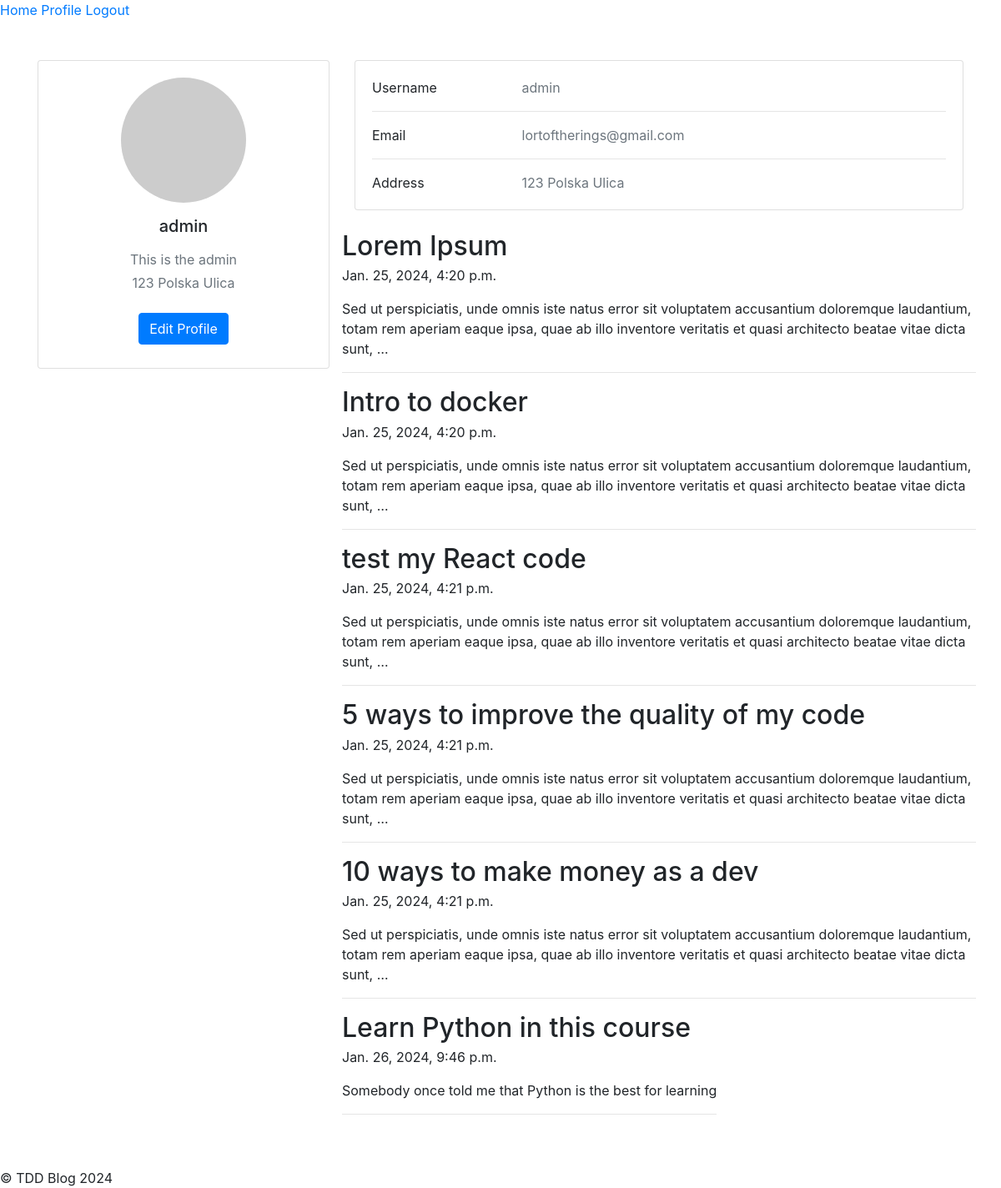
/accounts/current_user_profile/ (signed in), run on the app's committed database.
### accounts/models.py (models this page shows, shortened)
class Profile(models.Model):
    bio = models.TextField()
    profile_image = models.URLField(max_length=500)
    address = models.CharField(max_length=50)
    user = models.OneToOneField(User, on_delete=models.CASCADE, related_name='profile')

### posts/models.py (models this page shows, shortened)
class Post(models.Model):
    title = models.CharField(max_length=50)
    body = models.TextField()
    created_at = models.DateTimeField(auto_now_add=True)
    modified_at = models.DateTimeField(auto_now=True)
    author = models.ForeignKey(User, on_delete=models.CASCADE)

### accounts/views.py (the view)
# urls.py: path('current_user_profile/', views.current_user_profile, name = 'current_user_profile'),
@login_required
def current_user_profile(request):
    user = request.user
    posts = Post.objects.filter(author=user).all()
    context = {
        'user':user,
        'posts':posts,
    }
    return render(request, 'accounts/current_user_profile.html', context)

### templates/accounts/current_user_profile.html
{% extends 'base.html' %}
{% block content %}
<section style="background-color: #fff">
    <div class="container py-5">
      <div class="row">
        <div class="col-lg-4">
          <div class="card mb-4">
            <div class="card-body text-center">
              <img
                src="{{user.profile.profile_image}}"
                alt="avatar"
                class="rounded-circle img-fluid"
                style="width: 150px"
              />
              <h5 class="my-3">{{user.username}}</h5>
              <p class="text-muted mb-1">{{user.profile.bio}}</p>
              <p class="text-muted mb-4">{{user.profile.address}}</p>
              <div class="d-flex justify-content-center mb-2">
                <a href="" class="btn btn-primary">Edit Profile</a>
              </div>
            </div>
          </div>
        </div>
        <div class="col-lg-8">
          <div class="card mb-4">
            <div class="card-body">
              <div class="row">
                <div class="col-sm-3">
                  <p class="mb-0">Username</p>
                </div>
                <div class="col-sm-9">
                  <p class="text-muted mb-0">{{user.username}}</p>
                </div>
              </div>
              <hr />
              <div class="row">
                <div class="col-sm-3">
                  <p class="mb-0">Email</p>
                </div>
                <div class="col-sm-9">
                  <p class="text-muted mb-0">{{user.email}}</p>
                </div>
              </div>
              <hr />
              <div class="row">
                <div class="col-sm-3">
                  <p class="mb-0">Address</p>
                </div>
                <div class="col-sm-9">
                  <p class="text-muted mb-0">{{user.profile.address}}</p>
                </div>
              </div>
            </div>
          </div>
          <div class="row">
              {% if posts %}
              {% for post in posts %}
              <article class="blog-post">
                  <h2 class="blog-post-title mb-1">{{post.title}}</h2>
                  <p class="blog-post-meta">{{post.created_at}}</p>
                  <p>
                      {{post.body|truncatewords:30}}
                  </p>
                  <hr />
                </article>
              {% endfor %}
              {% else %}
                <h1>No posts here yet</h1>
                <div style="clear: both;">
                  <a href="{% url 'create_post' %}">Create Post</a>
                </div>
              {% endif %}
          </div>
        </div>
      </div>
    </div>
  </section>
{% endblock content %}

### templates/base.html (shortened to what this page needs)
<!DOCTYPE html>
<html lang="en">
<head>
    <link rel="stylesheet" href="https://stackpath.bootstrapcdn.com/bootstrap/4.5.2/css/bootstrap.min.css">
</head>
<body>
    <header>
        {% if user.is_authenticated  %}
            <a href="{% url 'homepage' %}">Home</a>
            <a href="{% url 'current_user_profile' %}">Profile</a>
            <a href="{% url 'logout' %}">Logout</a>
        {% else %}
            <a href="{% url 'homepage' %}">Home</a>
            <a href="{% url 'signup_page' %}">Sign Up</a>
            <a href="{% url 'login_page' %}">Login</a>
        {% endif %}
    </header>
    {% block content %}
    {% endblock content %}
    <footer>
        &copy; TDD Blog {% now "Y" %}
    </footer>
</body>
</html>

### data on the page
Post: title "Lorem Ipsum", created_at "Jan. 25, 2024, 4:20 p.m.", body "Sed ut perspiciatis, unde omnis iste natus error sit voluptatem accusantium doloremque laudantium, totam rem aperiam eaque ipsa, quae ab illo inventore veritatis et quasi architecto beatae vitae dicta sunt, …"
Post: title "Intro to docker", created_at "Jan. 25, 2024, 4:20 p.m.", body "Sed ut perspiciatis, unde omnis iste natus error sit voluptatem accusantium doloremque laudantium, totam rem aperiam eaque ipsa, quae ab illo inventore veritatis et quasi architecto beatae vitae dicta sunt, …"
Post: title "test my React code", created_at "Jan. 25, 2024, 4:21 p.m.", body "Sed ut perspiciatis, unde omnis iste natus error sit voluptatem accusantium doloremque laudantium, totam rem aperiam eaque ipsa, quae ab illo inventore veritatis et quasi architecto beatae vitae dicta sunt, …"
Post: title "5 ways to improve the quality of my code", created_at "Jan. 25, 2024, 4:21 p.m.", body "Sed ut perspiciatis, unde omnis iste natus error sit voluptatem accusantium doloremque laudantium, totam rem aperiam eaque ipsa, quae ab illo inventore veritatis et quasi architecto beatae vitae dicta sunt, …"
Post: title "10 ways to make money as a dev", created_at "Jan. 25, 2024, 4:21 p.m.", body "Sed ut perspiciatis, unde omnis iste natus error sit voluptatem accusantium doloremque laudantium, totam rem aperiam eaque ipsa, quae ab illo inventore veritatis et quasi architecto beatae vitae dicta sunt, …"
Post: title "Learn Python in this course", created_at "Jan. 26, 2024, 9:46 p.m.", body "Somebody once told me that Python is the best for learning"

### other printed values
{{ user.username }} "admin"
{{ user.profile.bio }} "This is the admin"
{{ user.profile.address }} "123 Polska Ulica"
{{ user.email }} "lortoftherings@gmail.com"
